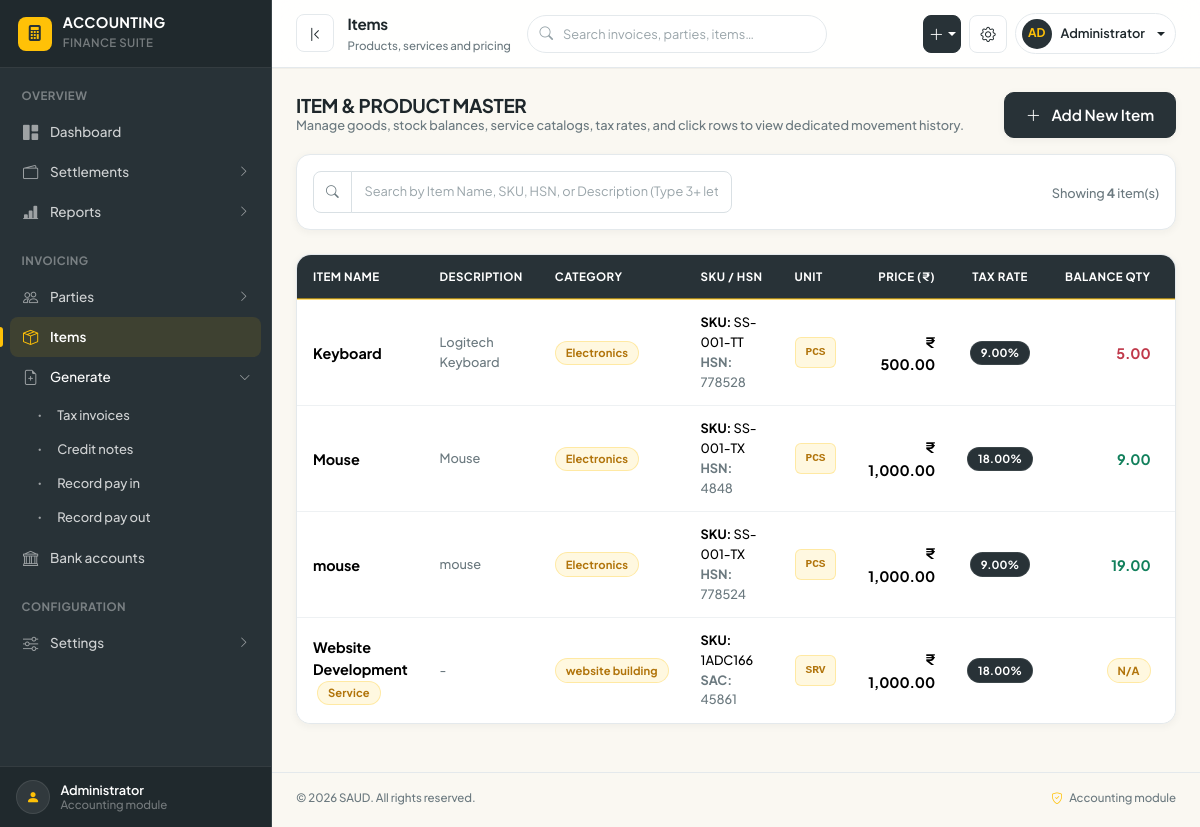
The page /public/items on the database its author committed.
### tables this page shows
CREATE TABLE `acc_currencies` (
  `currency_id` int(10) UNSIGNED NOT NULL,
  `currency_code` varchar(10) NOT NULL,
  `currency_name` varchar(50) NOT NULL,
  `symbol` varchar(10) NOT NULL,
  `exchange_rate` decimal(12,4) DEFAULT 1.0000,
  `is_default` tinyint(1) DEFAULT 0,
  `status` tinyint(1) DEFAULT 1,
  `created_at` datetime DEFAULT current_timestamp()
);

CREATE TABLE `acc_items` (
  `item_id` int(10) UNSIGNED NOT NULL,
  `name` varchar(200) NOT NULL,
  `description` text DEFAULT NULL,
  `category_id` int(10) UNSIGNED DEFAULT NULL,
  `item_type` enum('PRODUCT','SERVICE') NOT NULL DEFAULT 'PRODUCT',
  `sku` varchar(100) DEFAULT NULL,
  `hsn_sac` varchar(20) DEFAULT NULL,
  `unit` varchar(20) DEFAULT 'Nos',
  `price` decimal(12,2) NOT NULL DEFAULT 0.00,
  `opening_stock` decimal(12,2) NOT NULL DEFAULT 0.00,
  `current_stock` decimal(12,2) NOT NULL DEFAULT 0.00,
  `tax_rate` decimal(5,2) NOT NULL DEFAULT 18.00,
  `status` tinyint(1) DEFAULT 1
);

CREATE TABLE `acc_categories` (
  `category_id` int(10) UNSIGNED NOT NULL,
  `category_name` varchar(100) NOT NULL,
  `description` varchar(255) DEFAULT NULL,
  `status` tinyint(1) DEFAULT 1,
  `created_at` datetime DEFAULT current_timestamp()
);

### app/core/Controller.php (called while the page is built, shortened)
<?php
class Controller {
    public function view($view, $data = []) {
        extract($data);
        require_once '../app/views/layouts/header.php';
        require_once '../app/views/layouts/sidebar.php';
        require_once '../app/views/' . $view . '.php';
        require_once '../app/views/layouts/footer.php';
    }
}

### app/controllers/ItemsController.php (called while the page is built, shortened)
<?php
class ItemsController extends Controller {
    public function index() {
        $db = (new Model())->getDb();
       $sql = "SELECT i.*,
                       c.category_name,
                       u.unit_name,
                       MAX(t.tax_name) AS tax_name
                FROM acc_items i
                LEFT JOIN acc_categories c ON i.category_id = c.category_id
                LEFT JOIN acc_units u ON i.unit = u.unit_symbol
                LEFT JOIN acc_taxes t ON i.tax_rate = t.tax_rate
                WHERE i.status = 1
                GROUP BY i.item_id
                ORDER BY i.name ASC";
        $items = $db->query($sql)->fetchAll();
        $categories = $db->query("SELECT * FROM acc_categories WHERE status = 1 ORDER BY category_name ASC")->fetchAll();
        $units = $db->query("SELECT * FROM acc_units WHERE status = 1 ORDER BY unit_name ASC")->fetchAll();
        $taxes = $db->query("SELECT * FROM acc_taxes WHERE status = 1 ORDER BY tax_rate ASC")->fetchAll();
        $this->view('items/index', [
            'items' => $items,
            'categories' => $categories,
            'units' => $units,
            'taxes' => $taxes
        ]);
    }
}

### app/core/Router.php (called while the page is built, shortened)
<?php
class Router {
    protected $method = 'index';
    public function __construct() {
        $url = $this->parseUrl();
        if (isset($url[0])) {
            $formatted = str_replace(' ', '', ucwords(str_replace(['-', '_'], ' ', $url[0])));
            $controllerName = ucfirst($formatted) . 'Controller';
            if (file_exists('../app/controllers/' . $controllerName . '.php')) {
                unset($url[0]);
            } elseif (file_exists('../app/controllers/' . ucfirst($url[0]) . 'Controller.php')) {
                $this->controller = ucfirst($url[0]) . 'Controller';
                unset($url[0]);
            }
        }
        $this->controller = new $this->controller;
        $this->params = $url ? array_values($url) : [];
        call_user_func_array([$this->controller, $this->method], $this->params);
    }
    private function parseUrl() {
        if (isset($_GET['url'])) {
            $cleanUrl = strtok($_GET['url'], '?');
            return explode('/', filter_var(rtrim($cleanUrl, '/'), FILTER_SANITIZE_URL));
        }
        return [];
    }
}

### public/index.php (called while the page is built, shortened)
<?php
require_once '../app/core/Currency.php';
require_once '../app/core/Controller.php';
require_once '../app/core/Router.php';
date_default_timezone_set(app_timezone());
$app = new Router();

### app/core/Currency.php (called while the page is built, shortened)
<?php
function app_settings_map() {
    static $settings = null;
    if ($settings !== null) return $settings;
    $settings = [];
    try {
        $db = (new Model())->getDb();
        foreach ($db->query("SELECT setting_key, setting_value FROM acc_settings")->fetchAll() as $r) {
            $settings[$r['setting_key']] = $r['setting_value'];
        }
    } catch (Exception $e) { $settings = []; }
    return $settings;
}
function app_currency() {
    static $currency = null;
    if ($currency !== null) return $currency;
    $currency = ['currency_code' => 'INR', 'currency_name' => 'Indian Rupee', 'symbol' => "\u{20B9}", 'exchange_rate' => 1];
    try {
        $db = (new Model())->getDb();
        $settings = app_settings_map();
        $code = trim($settings['default_currency'] ?? '');
        if ($code !== '') {
            $stmt = $db->prepare("SELECT * FROM acc_currencies WHERE currency_code = ? AND status = 1 LIMIT 1");
            $stmt->execute([$code]);
            $row = $stmt->fetch();
            if ($row) { $currency = $row; return $currency; }
        }
    } catch (Exception $e) {  }
    return $currency;
}
function cur_symbol() { $c = app_currency(); return $c['symbol'] ?: ($c['currency_code'] ?? ''); }
function app_timezone() {
    static $tz = null;
    $settings = app_settings_map();
    $configured = trim($settings['timezone'] ?? '');
    if ($configured !== '' && in_array($configured, timezone_identifiers_list(), true)) {
        $tz = $configured;
    } else {
        $tz = 'Asia/Kolkata';
    }
    return $tz;
}

### app/views/items/index.php (the view, shortened to what this page needs)
<div class="d-flex justify-content-between align-items-center mb-3">
    <div>
        <h3 class="fw-bold text-uppercase mb-0 tracking-wide" >ITEM &amp; PRODUCT MASTER</h3>
        <p class="text-muted small mb-0">Manage goods, stock balances, service catalogs, tax rates, and click rows to view dedicated movement history.</p>
    </div>
    <div>
        <button type="button" class="btn btn-primary btn-lg shadow-sm" data-bs-toggle="modal" data-bs-target="#addItemModal">
            <i class="bi bi-plus-lg me-1"></i> Add New Item
        </button>
    </div>
</div>
<div class="card shadow-sm border-0 mb-4">
    <div class="card-body p-3">
        <div class="row g-2 align-items-center">
            <div class="col-md-6">
                <div class="input-group">
                    <span class="input-group-text bg-white"><i class="bi bi-search text-muted"></i></span>
                    <input type="text" id="itemSearchInput" class="form-control" placeholder="Search by Item Name, SKU, HSN, or Description (Type 3+ letters)...">
                </div>
            </div>
            <div class="col-md-6 text-end">
                <span class="text-muted small">Showing <strong id="itemCountDisplay"><?php echo count($items); ?></strong> item(s)</span>
            </div>
        </div>
    </div>
</div>
<div class="card shadow-sm border-0 mb-4">
    <div class="card-body p-0">
        <div class="table-responsive">
            <table class="table table-hover align-middle mb-0" id="itemsTable">
                <thead class="table-dark">
                    <tr>
                        <th>Item Name</th>
                        <th>Description</th>
                        <th>Category</th>
                        <th>SKU / HSN</th>
                        <th>Unit</th>
                        <th class="text-end">Price (<?php echo cur_symbol(); ?>)</th>
                        <th class="text-center">Tax Rate</th>
                        <th class="text-end">Balance Qty</th>
                        <th class="text-center" width="70px">Options</th>
                    </tr>
                </thead>
                <tbody id="itemsTableBody">
                    <?php if (empty($items)): ?>
                        <tr>
                            <td colspan="9" class="text-center py-5 text-muted">
                                <i class="bi bi-box-seam fs-2 d-block text-muted mb-2"></i>
                                No items found in master catalog.
                            </td>
                        </tr>
                    <?php else: ?>
                        <?php
                        $db = (new Model())->getDb();
                        foreach ($items as $it):
                            $isService = ($it['item_type'] === 'SERVICE');
                            $searchString = strtolower($it['name'] . ' ' . ($it['description'] ?? '') . ' ' . ($it['sku'] ?? '') . ' ' . ($it['hsn_sac'] ?? '') . ' ' . ($it['category_name'] ?? ''));
                            $balanceQty = 0;
                            if (!$isService) {
                                $stmtSold = $db->prepare("SELECT COALESCE(SUM(quantity), 0) AS total_sold
                                                          FROM acc_invoice_items it
                                                          JOIN acc_invoices inv ON it.invoice_id = inv.invoice_id
                                                          WHERE (it.item_name = ? OR it.item_name = ?) AND inv.status != 'CANCELLED'");
                                $stmtSold->execute([$it['name'], $it['sku']]);
                                $totalSold = (float)$stmtSold->fetch()['total_sold'];
                                $stmtReturned = $db->prepare("SELECT COALESCE(SUM(quantity), 0) AS total_returned
                                                              FROM acc_credit_note_items cni
                                                              JOIN acc_credit_notes cn ON cni.credit_note_id = cn.credit_note_id
                                                              WHERE (cni.item_name = ? OR cni.item_name = ?)");
                                $stmtReturned->execute([$it['name'], $it['sku']]);
                                $totalReturned = (float)$stmtReturned->fetch()['total_returned'];
                                $balanceQty = ((float)$it['opening_stock'] + $totalReturned) - $totalSold;
                            }
                        ?>
                        <tr class="item-data-row"
                            style="cursor: pointer;"
                            data-search="<?php echo htmlspecialchars($searchString); ?>"
                            onclick="if (!event.target.closest('.dropdown')) window.location='<?php echo APP_URL; ?>/items/history/<?php echo $it['item_id']; ?>'">
                            <td>
                                <strong><?php echo htmlspecialchars($it['name']); ?></strong>
                                <?php if ($isService): ?>
    <span class="badge ms-1 chip-accent">Service</span>
<?php endif; ?>
                            </td>
                            <td class="text-muted small" style="max-width: 220px;">
                                <?php echo !empty($it['description']) ? htmlspecialchars($it['description']) : '-'; ?>
                            </td>
                            <td>
                                <span class="badge chip-accent">
    <?php echo htmlspecialchars($it['category_name'] ?? 'General'); ?>
</span>
                            </td>
                            <td>
                                <small class="d-block"><strong>SKU:</strong> <?php echo htmlspecialchars($it['sku'] ?: '-'); ?></small>
                                <small class="d-block text-muted">
                                    <strong><?php echo ($isService ? 'SAC:' : 'HSN:'); ?></strong>
                                    <?php echo htmlspecialchars($it['hsn_sac'] ?: '-'); ?>
                                </small>
                            </td>
                            <td><code class="chip-accent"><?php echo htmlspecialchars($it['unit'] ?: 'PCS'); ?></code></td>
                            <td class="text-end fw-bold"><?php echo cur_symbol(); ?> <?php echo number_format($it['price'], 2); ?></td>
                            <td class="text-center">
    <span class="badge badge-dark">
        <?php echo $it['tax_rate']; ?>%
    </span>
</td>
                            <td class="text-end">
                                <?php if ($isService): ?>
    <span class="badge chip-accent">N/A</span>
<?php else: ?>
                                    <strong class="<?php echo ($balanceQty <= 5) ? 'text-danger' : 'text-success'; ?>">
                                        <?php echo number_format($balanceQty, 2); ?>
                                    </strong>
                                <?php endif; ?>
                            </td>
                            <td class="text-center" onclick="event.stopPropagation();">
                            </td>
                        </tr>
                        <?php endforeach; ?>
                    <?php endif; ?>
                </tbody>
            </table>
        </div>
    </div>
</div>

### rows shown on the page
acc_currencies: symbol "₹"
acc_items: name "Keyboard", description "Logitech Keyboard", category.category_name "Electronics", sku "SS-001-TT", shows "HSN:", hsn_sac "778528", unit "PCS", price "500.00", tax_rate "9.00", balanceQty "5.00"
acc_items: name "Mouse", description "Mouse", category.category_name "Electronics", sku "SS-001-TX", shows "HSN:", hsn_sac "4848", unit "PCS", price "1,000.00", tax_rate "18.00", balanceQty "9.00"
acc_items: name "mouse", description "mouse", category.category_name "Electronics", sku "SS-001-TX", shows "HSN:", hsn_sac "778524", unit "PCS", price "1,000.00", tax_rate "9.00", balanceQty "19.00"
acc_items: name "Website Development", item_type "Service", category.category_name "website building", sku "1ADC166", shows "SAC:", hsn_sac "45861", unit "SRV", price "1,000.00", tax_rate "18.00"

### other values the page prints
ui('brand-name') "ACCOUNTING"
ui('brand-tagline') "FINANCE SUITE"
$ui_page_title "Items"
$ui_page_subtitle "Products, services and pricing"
count($items) "4"
